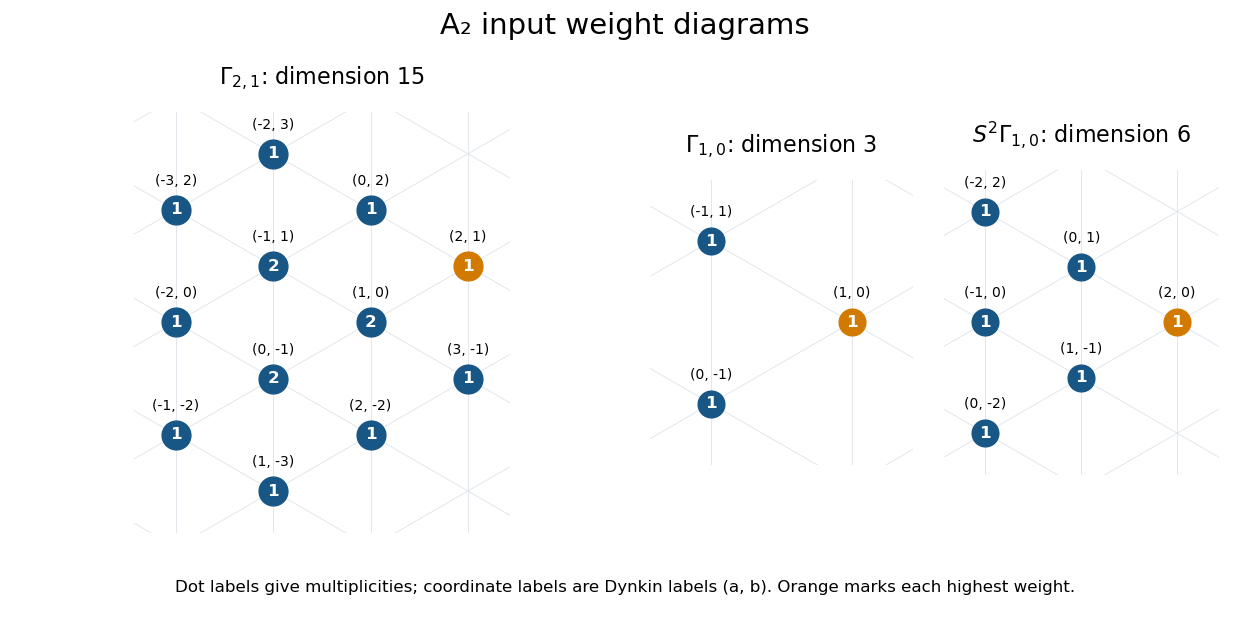

This chart was generated by the following Python code:
"""Original weight sketches. Python 3.14; NumPy 2.3.5, Matplotlib 3.10.7.
Run with cwd set to the desired media output directory; output is a cwd basename.
"""
import os
os.environ.setdefault('MPLCONFIGDIR',os.path.join(os.getcwd(),'.paper-2-mplconfig'))
import math
import matplotlib
matplotlib.use('Agg')
import matplotlib.pyplot as plt

G21=[(-3,2,1),(-2,0,1),(-2,3,1),(-1,-2,1),(-1,1,2),(0,-1,2),(0,2,1),(1,-3,1),(1,0,2),(2,-2,1),(2,1,1),(3,-1,1)]
G10=[(1,0,1),(-1,1,1),(0,-1,1)]
G20=[(2,0,1),(0,1,1),(1,-1,1),(-2,2,1),(-1,0,1),(0,-2,1)]
def xy(a,b):return (a+b/2,math.sqrt(3)*b/2)
def draw(ax,data,title,highest):
    lo=min(xy(a,b)[0] for a,b,m in data)-.65;hi=max(xy(a,b)[0] for a,b,m in data)+.65
    bot=min(xy(a,b)[1] for a,b,m in data)-.65;top=max(xy(a,b)[1] for a,b,m in data)+.65
    offset=(data[0][0]-data[0][1])%3
    for a in range(-8,9):
        for b in range(-8,9):
            if (a-b)%3!=offset:continue
            x,y=xy(a,b)
            for da,db in [(2,-1),(-1,2),(1,1)]:
                x2,y2=xy(a+da,b+db);ax.plot([x,x2],[y,y2],color='#dfe5ec',lw=.65,zorder=0)
    for a,b,m in data:
        x,y=xy(a,b);color='#d27a00' if (a,b)==highest else '#185686'
        ax.scatter([x],[y],s=430 if len(data)>6 else 370,color=color,zorder=2)
        ax.text(x,y,str(m),ha='center',va='center',color='white',fontweight='bold',fontsize=12,zorder=3)
        ax.annotate(f'({a}, {b})',(x,y),xytext=(0,18),textcoords='offset points',ha='center',fontsize=10)
    ax.set_xlim(lo,hi);ax.set_ylim(bot,top);ax.set_aspect('equal');ax.axis('off');ax.set_title(title,fontsize=16,pad=20)
fig=plt.figure(figsize=(12.5,6.2),dpi=100,facecolor='white')
a1=fig.add_axes([.025,.14,.465,.68]);a2=fig.add_axes([.52,.14,.21,.68]);a3=fig.add_axes([.755,.14,.22,.68])
draw(a1,G21,r'$\Gamma_{2,1}$: dimension 15',(2,1));draw(a2,G10,r'$\Gamma_{1,0}$: dimension 3',(1,0));draw(a3,G20,r'$S^2\Gamma_{1,0}$: dimension 6',(2,0))
fig.suptitle('A₂ input weight diagrams',fontsize=21,y=.98)
fig.text(.5,.045,'Dot labels give multiplicities; coordinate labels are Dynkin labels (a, b). Orange marks each highest weight.',ha='center',fontsize=12)
fig.savefig('paper-2-input-weight-diagrams.png',dpi=100,facecolor='white',transparent=False)
